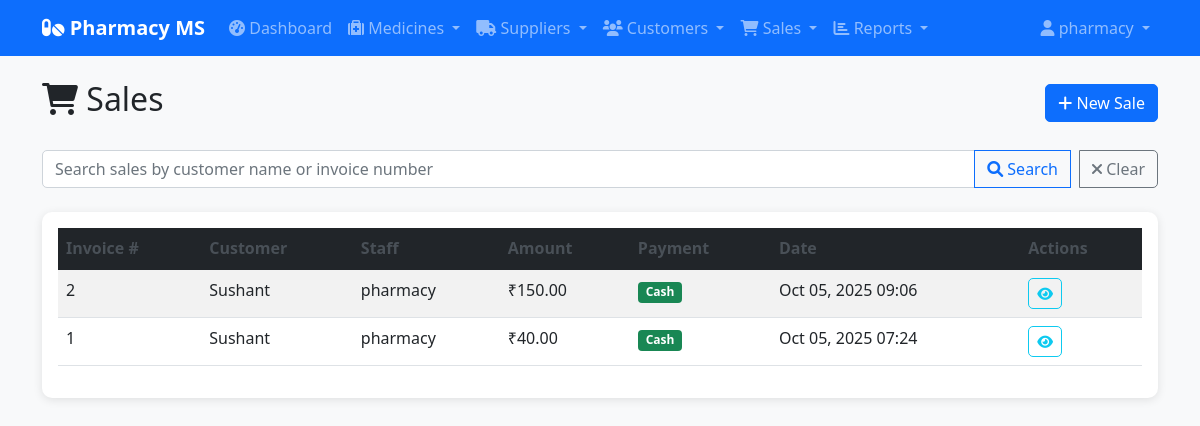
/sales/sales/ (signed in), run on the app's committed database.
### sales/models.py (models this page shows, shortened)
class Sale(models.Model):
    customer = models.ForeignKey(Customer, on_delete=models.CASCADE, null=True, blank=True)
    staff = models.ForeignKey(User, on_delete=models.CASCADE)
    total_amount = models.DecimalField(max_digits=10, decimal_places=2)
    discount = models.DecimalField(max_digits=10, decimal_places=2, default=0)
    tax = models.DecimalField(max_digits=10, decimal_places=2, default=0)
    final_amount = models.DecimalField(max_digits=10, decimal_places=2)
    payment_method = models.CharField(max_length=20, choices=[
        ('cash', 'Cash'),
        ('card', 'Card'),
        ('upi', 'UPI'),
        ('other', 'Other')
    ], default='cash')
    created_at = models.DateTimeField(auto_now_add=True)
    updated_at = models.DateTimeField(auto_now=True)

### accounts/models.py (models this page shows, shortened)
class Customer(models.Model):
    user = models.OneToOneField(User, on_delete=models.CASCADE, null=True, blank=True)
    name = models.CharField(max_length=100)
    contact_no = models.CharField(max_length=20)
    email = models.EmailField(blank=True)
    address = models.TextField(blank=True)
    date_of_birth = models.DateField(null=True, blank=True)
    medical_history = models.TextField(blank=True)
    created_at = models.DateTimeField(auto_now_add=True)

### sales/views.py (the view)
# urls.py: path('sales/', views.sale_list, name='sale_list'),
@login_required
def sale_list(request):
    if request.user.profile.role == 'customer':
        from django.shortcuts import redirect
        return redirect('medicines:medicine_list')
    sales = Sale.objects.all().order_by('-created_at')
    search_query = request.GET.get('search', '')
    if search_query:
        sales = sales.filter(
            Q(customer__name__icontains=search_query) |
            Q(id__icontains=search_query)
        )
    context = {
        'sales': sales,
        'search_query': search_query,
    }
    return render(request, 'sales/sale_list.html', context)

### templates/sales/sale_list.html (shortened to what this page needs)
{% extends 'base.html' %}
{% block content %}
<div class="row mb-4">
    <div class="col-12 d-flex justify-content-between align-items-center">
        <h2><i class="fas fa-shopping-cart"></i> Sales</h2>
        <a href="{% url 'sales:sale_create' %}" class="btn btn-primary">
            <i class="fas fa-plus"></i> New Sale
        </a>
    </div>
</div>
<div class="row mb-4">
    <div class="col-12">
        <form method="get" class="input-group">
            <input type="text" name="search" class="form-control" placeholder="Search sales by customer name or invoice number" value="{{ search_query }}">
            <button class="btn btn-outline-primary" type="submit">
                <i class="fas fa-search"></i> Search
            </button>
            <a href="{% url 'sales:sale_list' %}" class="btn btn-outline-secondary ms-2">
                <i class="fas fa-times"></i> Clear
            </a>
        </form>
    </div>
</div>
<div class="row">
    <div class="col-12">
        <div class="card">
            <div class="card-body">
                {% if sales %}
                    <div class="table-responsive">
                        <table class="table table-striped table-hover">
                            <thead class="table-dark">
                                <tr>
                                    <th>Invoice #</th>
                                    <th>Customer</th>
                                    <th>Staff</th>
                                    <th>Amount</th>
                                    <th>Payment</th>
                                    <th>Date</th>
                                    <th>Actions</th>
                                </tr>
                            </thead>
                            <tbody>
                                {% for sale in sales %}
                                    <tr>
                                        <td>{{ sale.id }}</td>
                                        <td>{{ sale.customer.name|default:"Walk-in" }}</td>
                                        <td>{{ sale.staff.username }}</td>
                                        <td>₹{{ sale.final_amount }}</td>
                                        <td>
                                            <span class="badge bg-{% if sale.payment_method == 'cash' %}success{% else %}info{% endif %}">
                                                {{ sale.payment_method|title }}
                                            </span>
                                        </td>
                                        <td>{{ sale.created_at|date:"M d, Y H:i" }}</td>
                                        <td>
                                            <a href="{% url 'sales:sale_detail' sale.pk %}" class="btn btn-sm btn-outline-info" title="View">
                                                <i class="fas fa-eye"></i>
                                            </a>
                                        </td>
                                    </tr>
                                {% endfor %}
                            </tbody>
                        </table>
                    </div>
                {% endif %}
            </div>
        </div>
    </div>
</div>
{% endblock %}

### templates/base.html (shortened to what this page needs)
<!DOCTYPE html>
<html lang="en">
<head>
    <link href="https://cdn.jsdelivr.net/npm/bootstrap@5.1.3/dist/css/bootstrap.min.css" rel="stylesheet">
    <link href="https://cdnjs.cloudflare.com/ajax/libs/font-awesome/6.0.0/css/all.min.css" rel="stylesheet">
    {% load static %}
    <link rel="stylesheet" href="{% static 'css/style.css' %}">
</head>
<body>
    <nav class="navbar navbar-expand-lg navbar-dark bg-primary">
        <div class="container">
            <a class="navbar-brand" href="{% url 'reports:dashboard' %}">
                <i class="fas fa-pills"></i> Pharmacy MS
            </a>
            <div class="collapse navbar-collapse" id="navbarNav">
                <ul class="navbar-nav me-auto">
                    <li class="nav-item">
                        <a class="nav-link" href="{% url 'reports:dashboard' %}">
                            <i class="fas fa-tachometer-alt"></i> Dashboard
                        </a>
                    </li>
                    <li class="nav-item dropdown">
                        <a class="nav-link dropdown-toggle" href="#" id="medicinesDropdown" role="button" data-bs-toggle="dropdown">
                            <i class="fas fa-medkit"></i> Medicines
                        </a>
                    </li>
                    <li class="nav-item dropdown">
                        <a class="nav-link dropdown-toggle" href="#" id="suppliersDropdown" role="button" data-bs-toggle="dropdown">
                            <i class="fas fa-truck"></i> Suppliers
                        </a>
                    </li>
                    <li class="nav-item dropdown">
                        <a class="nav-link dropdown-toggle" href="#" id="customersDropdown" role="button" data-bs-toggle="dropdown">
                            <i class="fas fa-users"></i> Customers
                        </a>
                    </li>
                    <li class="nav-item dropdown">
                        <a class="nav-link dropdown-toggle" href="#" id="salesDropdown" role="button" data-bs-toggle="dropdown">
                            <i class="fas fa-shopping-cart"></i> Sales
                        </a>
                    </li>
                    <li class="nav-item dropdown">
                        <a class="nav-link dropdown-toggle" href="#" id="reportsDropdown" role="button" data-bs-toggle="dropdown">
                            <i class="fas fa-chart-bar"></i> Reports
                        </a>
                    </li>
                </ul>
                <ul class="navbar-nav">
                    <li class="nav-item dropdown">
                        <a class="nav-link dropdown-toggle" href="#" id="userDropdown" role="button" data-bs-toggle="dropdown">
                            <i class="fas fa-user"></i> {{ user.username }}
                        </a>
                    </li>
                </ul>
            </div>
        </div>
    </nav>
    <div class="container mt-4">
        {% block content %}{% endblock %}
    </div>
</body>
</html>

### static/css/style.css (style rules this page uses)
body { background-color: #f8f9fa; }
.navbar-brand { font-weight: bold; }
.card { border: none; border-radius: 10px; box-shadow: 0 2px 10px rgba(0,0,0,0.1); }
.btn { border-radius: 5px; }
.table th { border-top: none; font-weight: 600; color: #495057; }
.form-control, .form-select { border-radius: 5px; border: 1px solid #ced4da; }
.badge { font-size: 0.75em; }

### data on the page
Sale: id "2", customer.name "Sushant", staff.username "pharmacy", final_amount "150.00", payment_method "Cash", created_at "Oct 05, 2025 09:06"
Sale: id "1", customer.name "Sushant", staff.username "pharmacy", final_amount "40.00", payment_method "Cash", created_at "Oct 05, 2025 07:24"

### other printed values
{{ user.username }} "pharmacy"
